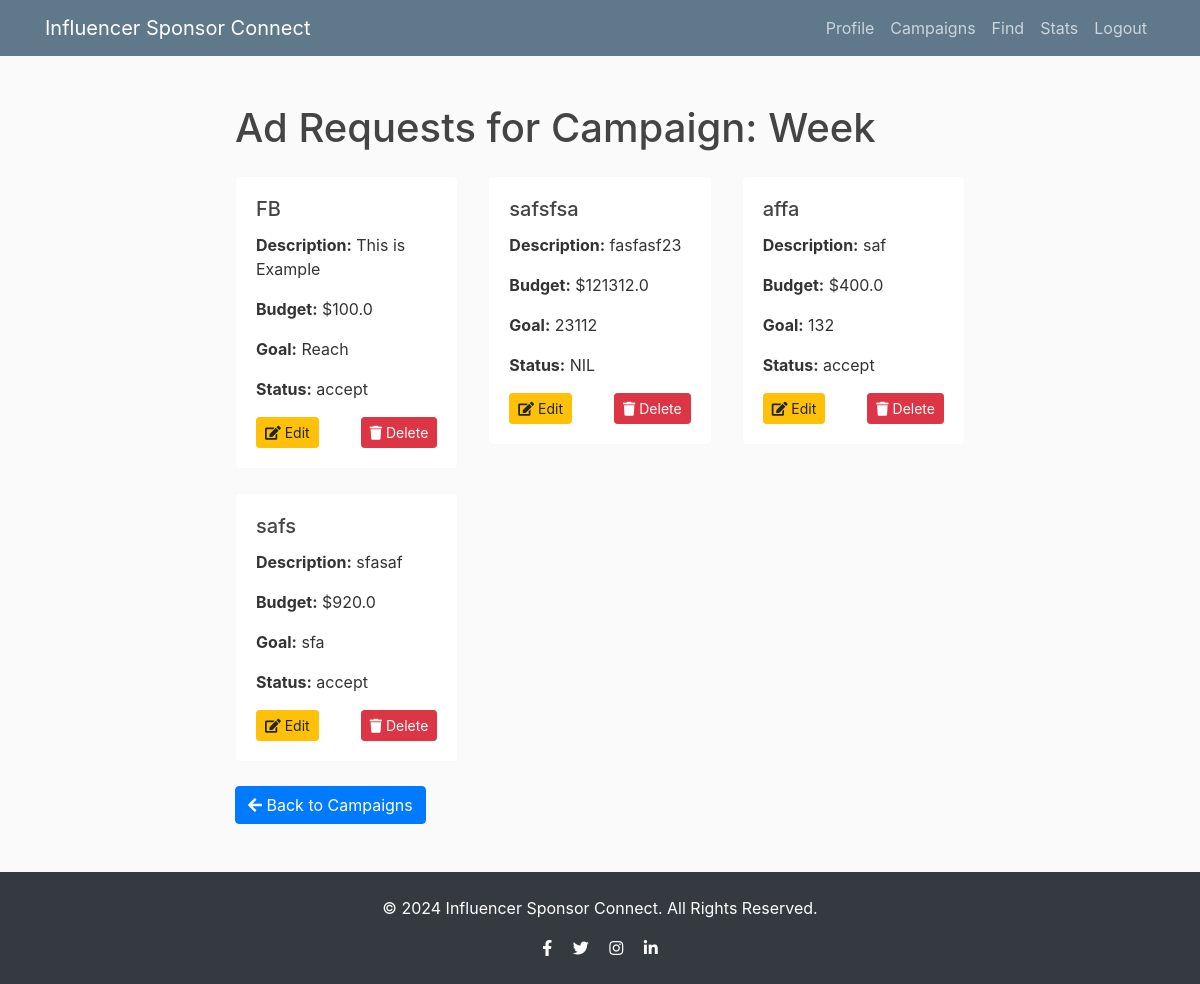
Screenshot of /view_ad_requests/3 (signed in) with the database file from the repository.
### Flask/models.py (models this page shows)
class Campaign(db.Model,UserMixin):
    __tablename__ = 'campaigns'
    id = db.Column(db.Integer, primary_key=True)
    user_id = db.Column(db.Integer, db.ForeignKey('user.id'), nullable=False)  # Added user_id
    campaign_name = db.Column(db.String(120), nullable=False)
    category = db.Column(db.String(80))
    budget = db.Column(db.Float)
    status = db.Column(db.String(80))
    products = db.Column(db.String(200))
    goals = db.Column(db.String(200))
    progress = db.Column(db.Integer)
    start_date = db.Column(db.Date)
    end_date = db.Column(db.Date)
    ad_requests = db.relationship('AdRequest', back_populates='campaign', cascade="all, delete-orphan")
    sponsor = db.relationship('User', backref=db.backref('campaigns', lazy=True))

class AdRequest(db.Model,UserMixin):
    __tablename__ = 'ad_requests'
    id = db.Column(db.Integer, primary_key=True)
    campaign_id = db.Column(db.Integer, db.ForeignKey('campaigns.id'), nullable=False)
    ad_name = db.Column(db.String(120), nullable=False)
    description = db.Column(db.Text, nullable=False)
    budget = db.Column(db.Float, nullable=False)
    goal = db.Column(db.String(120), nullable=False)
    influencer_name = db.Column(db.String(100), nullable=True)
    status = db.Column(db.String(120), nullable=False)
    campaign = db.relationship('Campaign', back_populates='ad_requests')
    user_id = db.Column(db.Integer, db.ForeignKey('user.id'), nullable=False)
    sponsor = db.relationship('User', backref=db.backref('ad_requests', lazy=True))

### Flask/routes.py (the view)
@app.route('/view_ad_requests/<int:campaign_id>', methods=['GET','POST'])
@login_required
def view_ad_requests(campaign_id):
    c = Campaign.query.get_or_404(campaign_id)  # Use campaign_id here
    ad = AdRequest.query.filter_by(campaign_id=campaign_id).all()
    return render_template('view_ad_request.html', campaign=c, ad_requests=ad)

### Flask/__init__.py (called while the page is built)
@login_manager.user_loader
def load_user(user_id):
    from Flask.models import User
    return User.query.get(int(user_id))

### Flask/templates/view_ad_request.html (shortened to what this page needs)
{% extends "layout.html" %}
{% block content %}
    <h1 class="my-4">Ad Requests for Campaign: {{ campaign.campaign_name }}</h1>
    <div class="row">
        {% for ad_request in ad_requests %}
            <div class="col-md-6 col-lg-4 mb-4">
                <div class="card shadow-sm border-light">
                    <div class="card-body">
                        <h5 class="card-title">{{ ad_request.ad_name }}</h5>
                        <p class="card-text"><strong>Description:</strong> {{ ad_request.description }}</p>
                        <p class="card-text"><strong>Budget:</strong> ${{ ad_request.budget }}</p>
                        <p class="card-text"><strong>Goal:</strong> {{ ad_request.goal }}</p>
                        <p class="card-text"><strong>Status:</strong> {{ ad_request.status }}</p>
                        <div class="d-flex justify-content-between">
                            <button class="btn btn-warning btn-sm" data-toggle="modal" data-target="#editAdRequestModal{{ ad_request.id }}">
                                <i class="fas fa-edit"></i> Edit
                            </button>
                            <form method="post" action="{{ url_for('delete_ad_request', ad_request_id=ad_request.id) }}">
                                <button type="submit" class="btn btn-danger btn-sm">
                                    <i class="fas fa-trash"></i> Delete
                                </button>
                            </form>
                        </div>
                    </div>
                </div>
            </div>
        {% endfor %}
    </div>
    <a href="{{ url_for('s_campaigns') }}" class="btn btn-primary">
        <i class="fas fa-arrow-left"></i> Back to Campaigns
    </a>
{% endblock %}

### Flask/static/main.css (style rules this page uses)
body { background: #fafafa; color: #333333; margin-top: 5rem; }
h1, h2, h3, h4, h5, h6 { color: #444444; }

### rows the page displays
Campaign: campaign_name "Week"
AdRequest: ad_name "FB", description "This is Example", budget "100.0", goal "Reach", status "accept"
AdRequest: ad_name "safsfsa", description "fasfasf23", budget "121312.0", goal "23112", status "NIL"
AdRequest: ad_name "affa", description "saf", budget "400.0", goal "132", status "accept"
AdRequest: ad_name "safs", description "sfasaf", budget "920.0", goal "sfa", status "accept"
